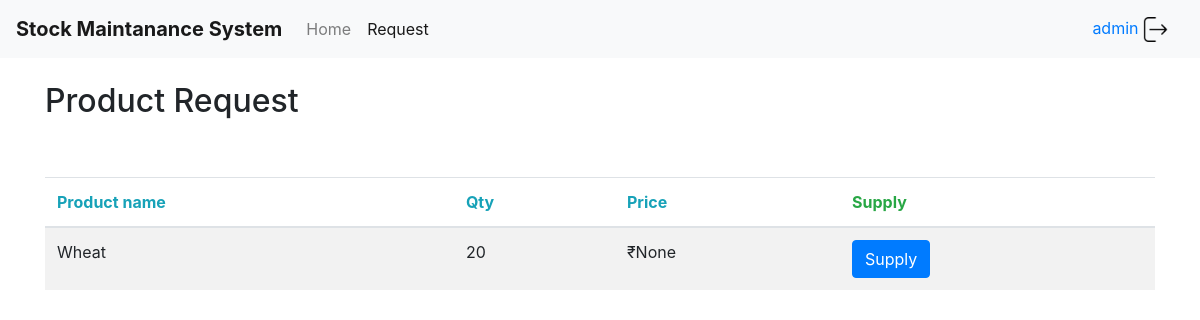
Page /request (signed in) on the earlier database version.
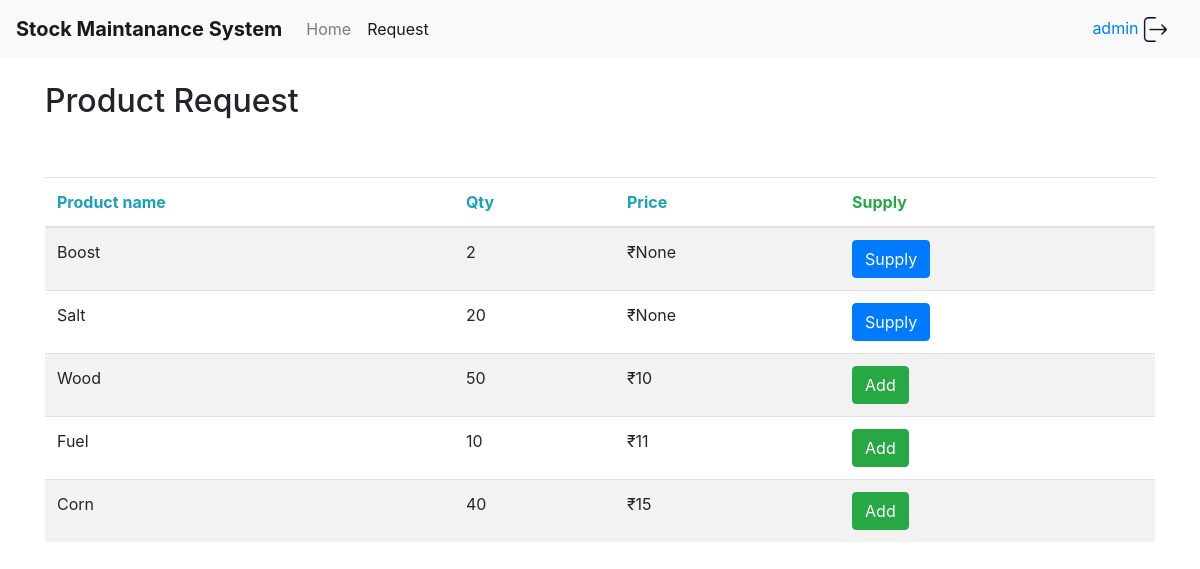
Same page on the later database version.
### tables this page shows
CREATE TABLE request (requestID integer primary key,requestName text,
                                        requestQTY interger, requestPrice integer);

### app.py (the view)
@app.route("/request",methods=["GET","POST"])
def supplierRequest():
   con = sql.connect("database.sqlite")
   con.row_factory = sql.Row
   cur = con.cursor()
   cur.execute("select * from request")
   rows = cur.fetchall();
   if request.method == 'POST':
      flash("hello","success")
   return  render_template('supplier_req.html',rows = rows,user=session["name"])

### templates/supplier_req.html (shortened to what this page needs)
<!DOCTYPE html>
<html>
<head>
	<link rel="stylesheet" href="https://stackpath.bootstrapcdn.com/bootstrap/4.1.3/css/bootstrap.min.css">
</head>
<body>
				<nav class="navbar navbar-expand-lg navbar-light bg-light">
			  <a class="navbar-brand" href="#"><b>Stock Maintanance System</b></a>
			  <div class="collapse navbar-collapse" id="navbarNavAltMarkup">
			    <div class="navbar-nav">
                    <a class="nav-item nav-link" href="/supplier">Home</a>
                    <a class="nav-item nav-link active" href="/request">Request <span class="sr-only">(current)</span></a>
			    </div>
			  </div>
        <a class="nav-item nav-link" href="{{url_for('login_page.a_logout')}}">{{user}} <img src={{url_for('static',filename='logout.png')}} width="25" height="25"></a>
			</nav>
<div class="container">
  <h2>Product Request</h2>
  <table class="table table-striped">
    <thead>
      <tr>
        <th class="text-info">Product name</th>
        <th class="text-info">Qty</th>
        <th class="text-info">Price</th>
        <th class="text-success">Supply</th>
      </tr>
    </thead>
    <tbody>
       {% for row in rows %}
            <tr>
               <td>{{row["requestName"]}}</td>
               <td>{{row['requestQTY']}}</td>
               <td>₹{{row['requestPrice']}}</td>
               <td>
                {% if (row['requestPrice']) %}
                <a><button class="btn btn-success" OnClick='addModal({{row["requestID"]}},"{{row["requestName"]}}","{{row["requestQTY"]}}","{{row["requestPrice"]}}");'>Add</button></a></td>
            {% else %}
                <a><button class="btn btn-primary" OnClick='showModal({{row["requestID"]}},"{{row["requestName"]}}","{{row["requestQTY"]}}","{{row["requestPrice"]}}");'>Supply</button></a></td>
            {% endif %}
            </tr>
         {% endfor %}
    </tbody>
  </table>
</div>
</body>
</html>

Differences in the rows shown:
added request: requestName "Boost", requestQTY "2", requestPrice "None"
changed request: requestName "Wheat" → "Salt"
added request: requestName "Wood", requestQTY "50", requestPrice "10"
added request: requestName "Fuel", requestQTY "10", requestPrice "11"
added request: requestName "Corn", requestQTY "40", requestPrice "15"
